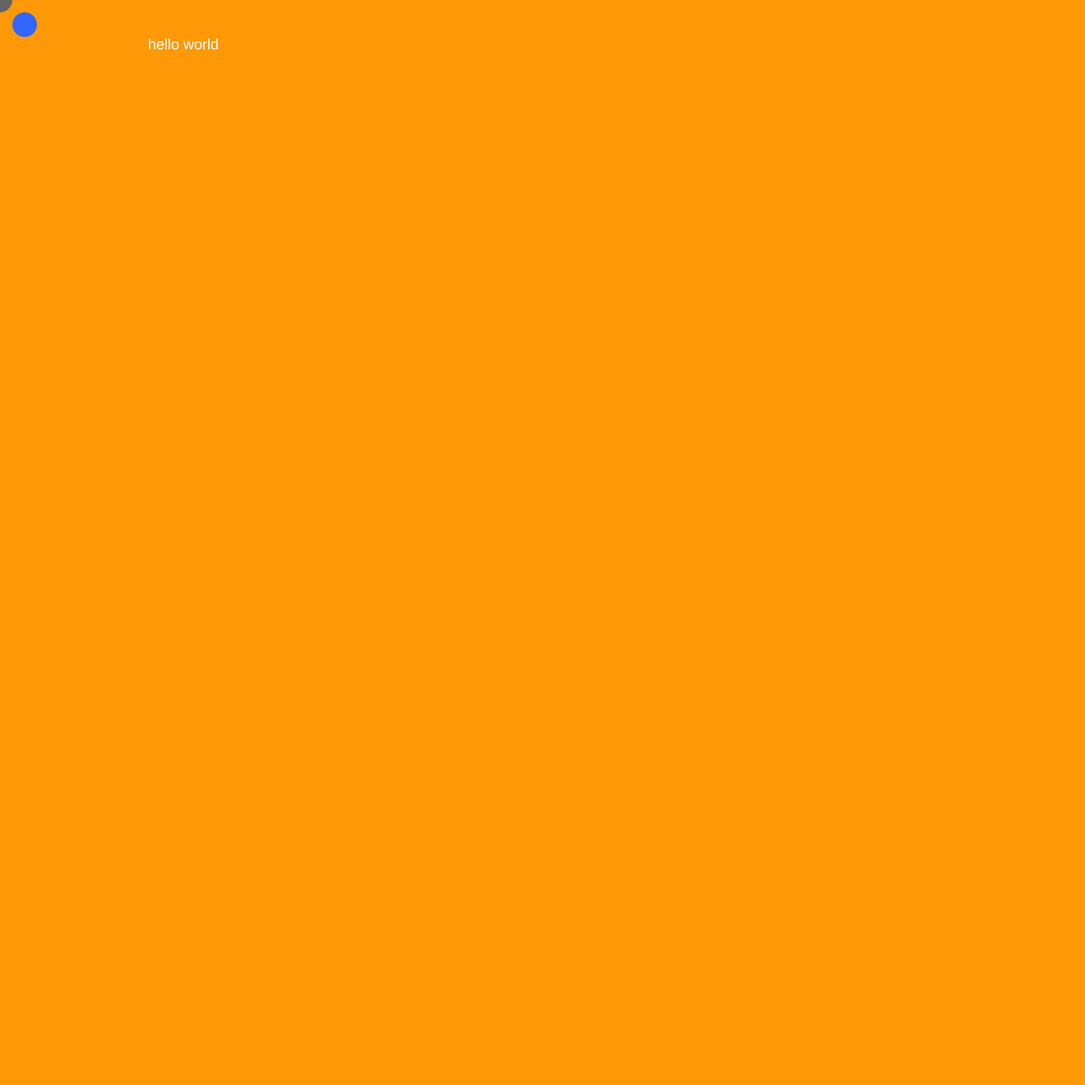
Frame 1 (no input)
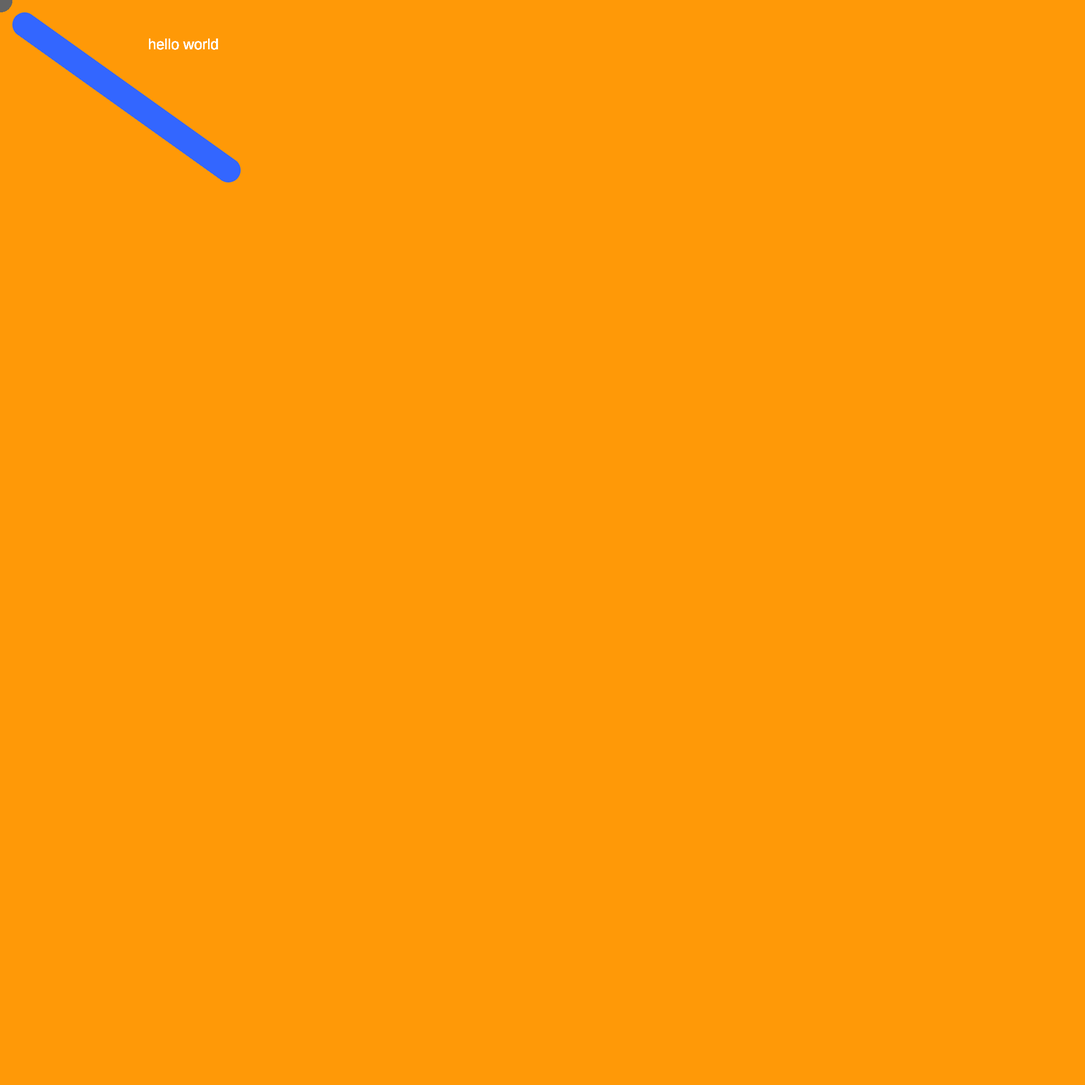
Frame 60 (no input)
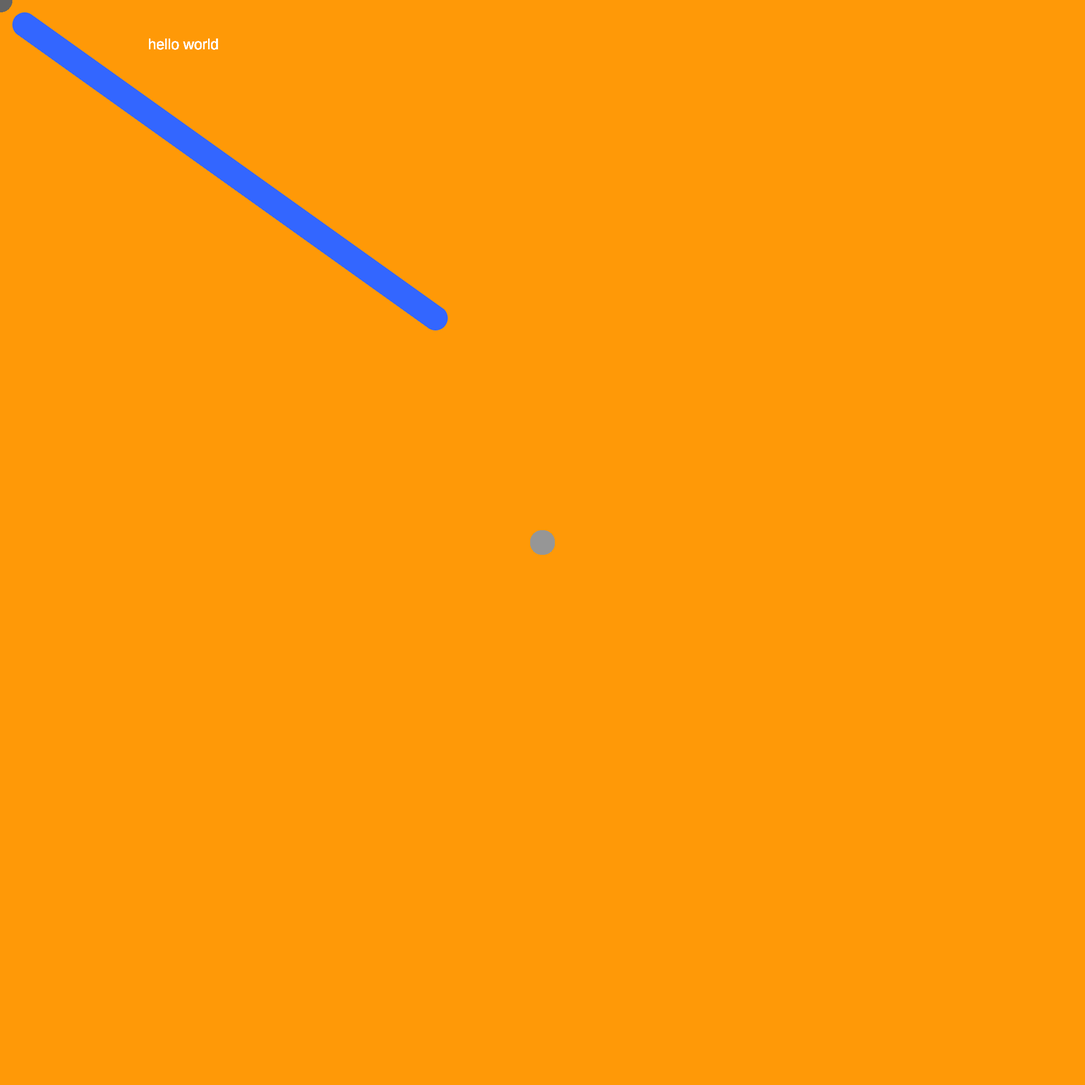
Frame 120 (the mouse pressed at the canvas centre since frame 60)

The p5.js sketch that drew these frames (run headless with seeded random() and noise() and a simulated clock; from frame 60 on, the mouse is pressed at the canvas centre):

// p5.js sketch
// ── sketch.js
let positionA;
let speedA;
let positionB;
let speedB;
let mappedValue;
function setup() {
  // put setup code here
  createCanvas(2200,2200);
  background(134,214,100);
  positionA = 50;
  positionB=50;
  speedA = 7;
  speedB = 5;
  noCursor();
  mappedValue = 0;
    background(255,153,7);
}

function draw() {
  // put drawing code here
  mappedValue = map(mouseY ,0 ,2200 ,100 ,200);
  noStroke();
  fill(mappedValue);
  ellipse(mouseX,mouseY,50,50);


  fill(51,102,255);
  noStroke();
  ellipse(positionA,positionB,50,50);
  positionA = positionA + speedA;
  positionB = positionB + speedB;
  if (positionA >= 2200 || positionA<=0 ){
    speedA=speedA*-1;
  }
  if (positionB >= 1100 || positionB<=0 ){
    speedB=speedB*-1;
  }


  fill(255);
  textSize(30);
  text('hello world', 300,100);

}
function keyPressed() {
 let keyIndex = -1;
  if (key >= 'a' && key <= 'z') {
    keyIndex = key.charCodeAt(0) - 'a'.charCodeAt(0);
  }
  if (keyIndex === -1) {
    background(255,153,7);
  }else{
    fill(random(255),random(255),random(255));
  rect(random(2200),random(2200),random(2200),random(2200));
}

}
